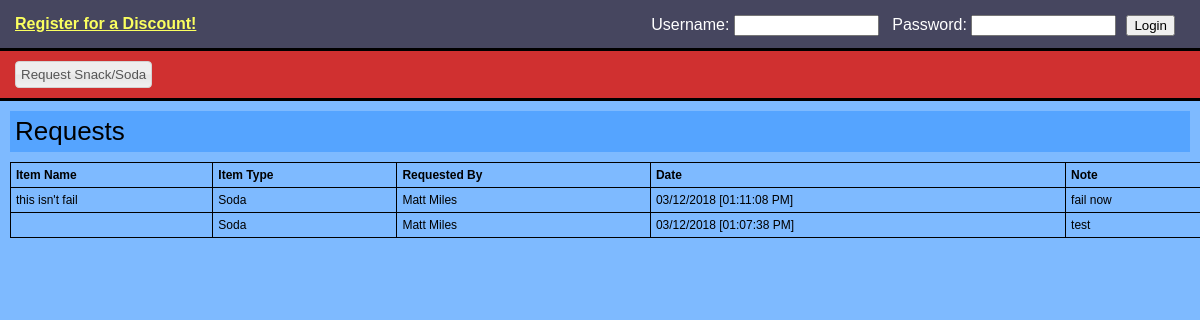
Screenshot of /requests.php with the database file from the repository.
### tables this page shows
CREATE TABLE `Requests` (
	`UserID`	INTEGER,
	`ItemName`	TEXT,
	`Date`	TEXT,
	`Note`	TEXT,
	`ItemType`	TEXT
);

CREATE TABLE "User" (
	`UserID`	INTEGER NOT NULL PRIMARY KEY AUTOINCREMENT,
	`UserName`	TEXT UNIQUE,
	`Password`	TEXT,
	`FirstName`	TEXT,
	`LastName`	TEXT,
	`SlackID`	TEXT,
	`SodaBalance`	REAL,
	`PhoneNumber`	TEXT,
	`DateCreated`	TEXT,
	`SnackBalance`	REAL
);

### Mobile_Detect.php (called while the page is built, shortened)
<?php
class Mobile_Detect
{
    protected $userAgent = null;
    protected $httpHeaders = array();
    protected $detectionType = self::DETECTION_TYPE_MOBILE;
    protected static $mobileHeaders = array(
            'HTTP_ACCEPT'                  => array('matches' => array(
                                                                        'application/x-obml2d',
                                                                        'application/vnd.rim.html',
                                                                        'text/vnd.wap.wml',
                                                                        'application/vnd.wap.xhtml+xml'
                                            )),
            'HTTP_X_WAP_PROFILE'           => null,
            'HTTP_X_WAP_CLIENTID'          => null,
            'HTTP_WAP_CONNECTION'          => null,
            'HTTP_PROFILE'                 => null,
            'HTTP_X_OPERAMINI_PHONE_UA'    => null,
            'HTTP_X_NOKIA_GATEWAY_ID'      => null,
            'HTTP_X_ORANGE_ID'             => null,
            'HTTP_X_VODAFONE_3GPDPCONTEXT' => null,
            'HTTP_X_HUAWEI_USERID'         => null,
            'HTTP_UA_OS'                   => null,
            'HTTP_X_MOBILE_GATEWAY'        => null,
            'HTTP_X_ATT_DEVICEID'          => null,
            'HTTP_UA_CPU'                  => array('matches' => array('ARM')),
    );
    protected static $operatingSystems = array(
        'AndroidOS'         => 'Android',
        'BlackBerryOS'      => 'blackberry|\bBB10\b|rim tablet os',
        'PalmOS'            => 'PalmOS|avantgo|blazer|elaine|hiptop|palm|plucker|xiino',
        'SymbianOS'         => 'Symbian|SymbOS|Series60|Series40|SYB-[0-9]+|\bS60\b',
        'WindowsMobileOS'   => 'Windows CE.*(PPC|Smartphone|Mobile|[0-9]{3}x[0-9]{3})|Window Mobile|Windows Phone [0-9.]+|WCE;',
        'WindowsPhoneOS'   => 'Windows Phone 10.0|Windows Phone 8.1|Windows Phone 8.0|Windows Phone OS|XBLWP7|ZuneWP7|Windows NT 6.[23]; ARM;',
        'iOS'               => '\biPhone.*Mobile|\biPod|\biPad',
        'MeeGoOS'           => 'MeeGo',
        'MaemoOS'           => 'Maemo',
        'JavaOS'            => 'J2ME/|\bMIDP\b|\bCLDC\b',
        'webOS'             => 'webOS|hpwOS',
        'badaOS'            => '\bBada\b',
        'BREWOS'            => 'BREW',
    );
    protected static $browsers = array(
        'Chrome'          => '\bCrMo\b|CriOS|Android.*Chrome/[.0-9]* (Mobile)?',
        'Dolfin'          => '\bDolfin\b',
        'Opera'           => 'Opera.*Mini|Opera.*Mobi|Android.*Opera|Mobile.*OPR/[0-9.]+|Coast/[0-9.]+',
        'Skyfire'         => 'Skyfire',
        'Edge'             => 'Mobile Safari/[.0-9]* Edge',
        'IE'              => 'IEMobile|MSIEMobile',
        'Firefox'         => 'fennec|firefox.*maemo|(Mobile|Tablet).*Firefox|Firefox.*Mobile|FxiOS',
        'Bolt'            => 'bolt',
        'TeaShark'        => 'teashark',
        'Blazer'          => 'Blazer',
        'Safari'          => 'Version.*Mobile.*Safari|Safari.*Mobile|MobileSafari',
        'UCBrowser'       => 'UC.*Browser|UCWEB',
        'baiduboxapp'     => 'baiduboxapp',
        'baidubrowser'    => 'baidubrowser',
        'DiigoBrowser'    => 'DiigoBrowser',
        'Puffin'            => 'Puffin',
        'Mercury'          => '\bMercury\b',
        'ObigoBrowser' => 'Obigo',
        'NetFront' => 'NF-Browser',
        'GenericBrowser'  => 'NokiaBrowser|OviBrowser|OneBrowser|TwonkyBeamBrowser|SEMC.*Browser|FlyFlow|Minimo|NetFront|Novarra-Vision|MQQBrowser|MicroMessenger',
		'PaleMoon'        => 'Android.*PaleMoon|Mobile.*PaleMoon',
    );
    protected static $uaHttpHeaders = array(
        'HTTP_USER_AGENT',
        'HTTP_X_OPERAMINI_PHONE_UA',
        'HTTP_X_DEVICE_USER_AGENT',
        'HTTP_X_ORIGINAL_USER_AGENT',
        'HTTP_X_SKYFIRE_PHONE',
        'HTTP_X_BOLT_PHONE_UA',
        'HTTP_DEVICE_STOCK_UA',
        'HTTP_X_UCBROWSER_DEVICE_UA'
    );
    public function setHttpHeaders($httpHeaders = null)
    {
        if (!is_array($httpHeaders) || !count($httpHeaders)) {
            $httpHeaders = $_SERVER;
        }
        $this->httpHeaders = array();
        foreach ($httpHeaders as $key => $value) {
            if (substr($key, 0, 5) === 'HTTP_') {
                $this->httpHeaders[$key] = $value;
            }
        }
    }
    public function getMobileHeaders()
    {
        return self::$mobileHeaders;
    }
    public function getUaHttpHeaders()
    {
        return self::$uaHttpHeaders;
    }
    public function setCfHeaders($cfHeaders = null) {
        $response = false;
        return $response;
    }
    public function setUserAgent($userAgent = null)
    {
        if (false === empty($userAgent)) {
            return $this->userAgent = $userAgent;
        } else {
            $this->userAgent = null;
            foreach ($this->getUaHttpHeaders() as $altHeader) {
                if (false === empty($this->httpHeaders[$altHeader])) {
                    $this->userAgent .= $this->httpHeaders[$altHeader] . " ";
                }
            }
            if (!empty($this->userAgent)) {
                return $this->userAgent = trim($this->userAgent);
            }
        }
        return $this->userAgent = null;
    }
    public function getUserAgent()
    {
        return $this->userAgent;
    }
    public function setDetectionType($type = null)
    {
        $this->detectionType = $type;
    }
    public static function getMobileDetectionRules()
    {
        static $rules;
        if (!$rules) {
            $rules = array_merge(
                self::$phoneDevices,
                self::$tabletDevices,
                self::$operatingSystems,
                self::$browsers
            );
        }
        return $rules;
    }
    public function getRules()
    {
        if ($this->detectionType == self::DETECTION_TYPE_EXTENDED) {
            return self::getMobileDetectionRulesExtended();
        } else {
            return self::getMobileDetectionRules();
        }
    }
    public function checkHttpHeadersForMobile()
    {
        foreach ($this->getMobileHeaders() as $mobileHeader => $matchType) {
            if (isset($this->httpHeaders[$mobileHeader])) {
                if (is_array($matchType['matches'])) {
                    return false;
                } else {
                    return true;
                }
            }
        }
        return false;
    }
    protected function matchDetectionRulesAgainstUA($userAgent = null)
    {
        return false;
    }
    public function isMobile($userAgent = null, $httpHeaders = null)
    {
        if ($this->checkHttpHeadersForMobile()) {
            return true;
        } else {
            return $this->matchDetectionRulesAgainstUA();
        }
    }
    public function match($regex, $userAgent = null)
    {
        $match = (bool) preg_match(sprintf('#%s#is', $regex), (false === empty($userAgent) ? $userAgent : $this->userAgent), $matches);
        return $match;
    }
}

### requests.php (the view, shortened to what this page needs)
<head>
<?php
    $db = new SQLite3("db/item.db");
    require_once 'Mobile_Detect.php';
    $detect = new Mobile_Detect;
    $device_type = ($detect->isMobile() ? ($detect->isTablet() ? 'tablet' : 'phone') : 'computer');
    $isMobile = $device_type == 'phone';
?>
<link rel="stylesheet" type="text/css" href="colorPicker.css"/>
<link rel="stylesheet" type="text/css" href="style.css"/>
<link rel="stylesheet" href="//code.jquery.com/ui/1.11.2/themes/smoothness/jquery-ui.css">
</head>
<?php
	if( $isMobile ) {
		echo "<body class='soda_body' style='display:inline-table;'>";
	} else {
		echo "<body class='soda_body'>";
	}
	include("login_bar.php");
		echo "<div style='padding: 10px; background-color:#d03030; border-bottom: 3px solid #000;'>";
		echo "<button style='padding:5px; margin:0px 5px;' id='request_button' class='item_button ui-button ui-widget-content ui-corner-all'>Request Snack/Soda</button>";
		echo "</div>";
	echo "<div class='soda_popout'  style='margin:10px; padding:5px;'><span style='font-size:26px;'>Requests</span> <span style='font-size:0.8em;'></span></div>";
	echo "<div id='users'>";
	echo "<table style='font-size:12; border-collapse:collapse; margin:10px; width:100%'>";
	echo "<thead><tr>";
	echo "<th style='padding:5px; border:1px #000 solid;' align='left'>Item Name</th>";
	echo "<th style='padding:5px; border:1px #000 solid;' align='left'>Item Type</th>";
	echo "<th style='padding:5px; border:1px #000 solid;' align='left'>Requested By</th>";
	echo "<th style='padding:5px; border:1px #000 solid;' align='left'>Date</th>";
	echo "<th style='padding:5px; border:1px #000 solid;' align='left'>Note</th>";
	echo "</tr></thead>";
	$results = $db->query('SELECT u.FirstName, u.LastName, r.ItemName, r.ItemType, r.Date, r.Note  FROM REQUESTS r JOIN User u ON r.UserID = u.UserID ORDER BY r.Date DESC');
	while ($row = $results->fetchArray()) {
		echo "<tr>";
		echo "<td style='padding:5px; border:1px #000 solid;'>" . $row['ItemName'] . "</td>";
		echo "<td style='padding:5px; border:1px #000 solid;'>" . $row['ItemType'] . "</td>";
		$fullName = $row['FirstName'] . " " . $row['LastName'];
		echo "<td style='padding:5px; border:1px #000 solid;'>" . $fullName . "</td>";
		$date_object = DateTime::createFromFormat('Y-m-d H:i:s', $row['Date']);
		echo "<td style='padding:5px; border:1px #000 solid;'>" . $date_object->format('m/d/Y  [h:i:s A]') . "</td>";
		echo "<td style='padding:5px; border:1px #000 solid;'>" . $row['Note'] . "</td>";
		echo "</tr>";
	}
		echo "</table>";
	echo "</div>";
?>
</body>

### style.css (style rules this page uses)
body { font-family: Helvetica, Arial, Sans-Serif; margin:0 auto; width:100%; height:100%; padding:0; background-color:#7EBAFF; }
.soda_body { background-color:#7EBAFF; }
.soda_popout { background-color: #55a4ff; }

### rows the page displays
requests: ItemName "this isn't fail", ItemType "Soda", UserID.LastName "Matt Miles", Date "03/12/2018 [01:11:08 PM]", Note "fail now"
requests: ItemType "Soda", UserID.LastName "Matt Miles", Date "03/12/2018 [01:07:38 PM]", Note "test"
